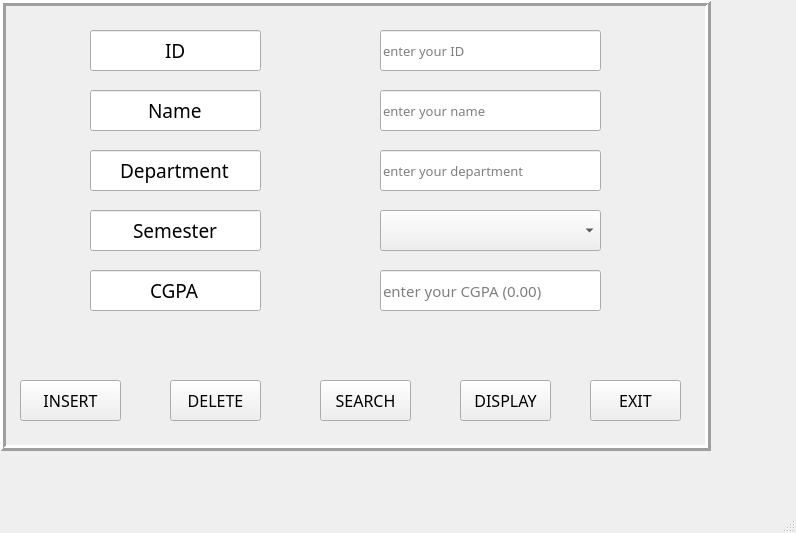
<?xml version="1.0" encoding="UTF-8"?>
<ui version="4.0">
 <class>Admin</class>
 <widget class="QMainWindow" name="Admin">
  <property name="geometry">
   <rect>
    <x>0</x>
    <y>0</y>
    <width>796</width>
    <height>533</height>
   </rect>
  </property>
  <property name="windowTitle">
   <string>Admin</string>
  </property>
  <widget class="QWidget" name="centralwidget">
   <widget class="QLineEdit" name="ID_input">
    <property name="geometry">
     <rect>
      <x>380</x>
      <y>30</y>
      <width>221</width>
      <height>41</height>
     </rect>
    </property>
    <property name="font">
     <font>
      <family>Sitka</family>
      <pointsize>10</pointsize>
     </font>
    </property>
    <property name="placeholderText">
     <string>enter your ID</string>
    </property>
   </widget>
   <widget class="QLineEdit" name="name_input">
    <property name="geometry">
     <rect>
      <x>380</x>
      <y>90</y>
      <width>221</width>
      <height>41</height>
     </rect>
    </property>
    <property name="font">
     <font>
      <family>Sitka</family>
      <pointsize>10</pointsize>
     </font>
    </property>
    <property name="placeholderText">
     <string>enter your name</string>
    </property>
   </widget>
   <widget class="QLineEdit" name="department_input">
    <property name="geometry">
     <rect>
      <x>380</x>
      <y>150</y>
      <width>221</width>
      <height>41</height>
     </rect>
    </property>
    <property name="font">
     <font>
      <family>Sitka</family>
      <pointsize>10</pointsize>
     </font>
    </property>
    <property name="placeholderText">
     <string>enter your department</string>
    </property>
   </widget>
   <widget class="QLineEdit" name="cgpa_input">
    <property name="geometry">
     <rect>
      <x>380</x>
      <y>270</y>
      <width>221</width>
      <height>41</height>
     </rect>
    </property>
    <property name="font">
     <font>
      <family>Sitka</family>
      <pointsize>11</pointsize>
     </font>
    </property>
    <property name="placeholderText">
     <string>enter your CGPA (0.00)</string>
    </property>
   </widget>
   <widget class="QComboBox" name="semester_selection">
    <property name="geometry">
     <rect>
      <x>380</x>
      <y>210</y>
      <width>221</width>
      <height>41</height>
     </rect>
    </property>
    <property name="font">
     <font>
      <family>Sitka</family>
      <pointsize>10</pointsize>
     </font>
    </property>
    <property name="placeholderText">
     <string>select semester</string>
    </property>
    <item>
     <property name="text">
      <string>1</string>
     </property>
    </item>
    <item>
     <property name="text">
      <string>2</string>
     </property>
    </item>
    <item>
     <property name="text">
      <string>3</string>
     </property>
    </item>
    <item>
     <property name="text">
      <string>4</string>
     </property>
    </item>
    <item>
     <property name="text">
      <string>5</string>
     </property>
    </item>
    <item>
     <property name="text">
      <string>6</string>
     </property>
    </item>
    <item>
     <property name="text">
      <string>7</string>
     </property>
    </item>
    <item>
     <property name="text">
      <string>8</string>
     </property>
    </item>
   </widget>
   <widget class="QPushButton" name="insert_button">
    <property name="geometry">
     <rect>
      <x>20</x>
      <y>380</y>
      <width>101</width>
      <height>41</height>
     </rect>
    </property>
    <property name="font">
     <font>
      <family>Sitka</family>
      <pointsize>12</pointsize>
     </font>
    </property>
    <property name="text">
     <string>INSERT</string>
    </property>
   </widget>
   <widget class="QPushButton" name="delete_button">
    <property name="geometry">
     <rect>
      <x>170</x>
      <y>380</y>
      <width>91</width>
      <height>41</height>
     </rect>
    </property>
    <property name="font">
     <font>
      <family>Sitka</family>
      <pointsize>12</pointsize>
     </font>
    </property>
    <property name="text">
     <string>DELETE</string>
    </property>
   </widget>
   <widget class="QPushButton" name="search_button">
    <property name="geometry">
     <rect>
      <x>320</x>
      <y>380</y>
      <width>91</width>
      <height>41</height>
     </rect>
    </property>
    <property name="font">
     <font>
      <family>Sitka</family>
      <pointsize>12</pointsize>
     </font>
    </property>
    <property name="text">
     <string>SEARCH</string>
    </property>
   </widget>
   <widget class="QPushButton" name="displayall_button">
    <property name="geometry">
     <rect>
      <x>460</x>
      <y>380</y>
      <width>91</width>
      <height>41</height>
     </rect>
    </property>
    <property name="font">
     <font>
      <family>Sitka</family>
      <pointsize>12</pointsize>
     </font>
    </property>
    <property name="text">
     <string>DISPLAY</string>
    </property>
   </widget>
   <widget class="QPushButton" name="admin_exit_button">
    <property name="geometry">
     <rect>
      <x>590</x>
      <y>380</y>
      <width>91</width>
      <height>41</height>
     </rect>
    </property>
    <property name="font">
     <font>
      <family>Sitka</family>
      <pointsize>12</pointsize>
     </font>
    </property>
    <property name="text">
     <string>EXIT</string>
    </property>
   </widget>
   <widget class="QFrame" name="frame">
    <property name="geometry">
     <rect>
      <x>0</x>
      <y>0</y>
      <width>711</width>
      <height>451</height>
     </rect>
    </property>
    <property name="styleSheet">
     <string notr="true">border-color: 4px solid rgb(85, 170, 127);</string>
    </property>
    <property name="frameShape">
     <enum>QFrame::Shape::Box</enum>
    </property>
    <property name="frameShadow">
     <enum>QFrame::Shadow::Raised</enum>
    </property>
    <property name="lineWidth">
     <number>3</number>
    </property>
    <widget class="QLineEdit" name="lineEdit">
     <property name="geometry">
      <rect>
       <x>90</x>
       <y>30</y>
       <width>171</width>
       <height>41</height>
      </rect>
     </property>
     <property name="font">
      <font>
       <family>Sitka</family>
       <pointsize>14</pointsize>
      </font>
     </property>
     <property name="text">
      <string>ID</string>
     </property>
     <property name="alignment">
      <set>Qt::AlignmentFlag::AlignCenter</set>
     </property>
    </widget>
    <widget class="QLineEdit" name="lineEdit_2">
     <property name="geometry">
      <rect>
       <x>90</x>
       <y>90</y>
       <width>171</width>
       <height>41</height>
      </rect>
     </property>
     <property name="font">
      <font>
       <family>Sitka</family>
       <pointsize>14</pointsize>
      </font>
     </property>
     <property name="text">
      <string>Name</string>
     </property>
     <property name="alignment">
      <set>Qt::AlignmentFlag::AlignCenter</set>
     </property>
    </widget>
    <widget class="QLineEdit" name="lineEdit_3">
     <property name="geometry">
      <rect>
       <x>90</x>
       <y>150</y>
       <width>171</width>
       <height>41</height>
      </rect>
     </property>
     <property name="font">
      <font>
       <family>Sitka</family>
       <pointsize>14</pointsize>
      </font>
     </property>
     <property name="text">
      <string>Department</string>
     </property>
     <property name="alignment">
      <set>Qt::AlignmentFlag::AlignCenter</set>
     </property>
    </widget>
    <widget class="QLineEdit" name="lineEdit_4">
     <property name="geometry">
      <rect>
       <x>90</x>
       <y>210</y>
       <width>171</width>
       <height>41</height>
      </rect>
     </property>
     <property name="font">
      <font>
       <family>Sitka</family>
       <pointsize>14</pointsize>
      </font>
     </property>
     <property name="text">
      <string>Semester</string>
     </property>
     <property name="alignment">
      <set>Qt::AlignmentFlag::AlignCenter</set>
     </property>
    </widget>
    <widget class="QLineEdit" name="lineEdit_5">
     <property name="geometry">
      <rect>
       <x>90</x>
       <y>270</y>
       <width>171</width>
       <height>41</height>
      </rect>
     </property>
     <property name="font">
      <font>
       <family>Sitka</family>
       <pointsize>14</pointsize>
      </font>
     </property>
     <property name="text">
      <string>CGPA</string>
     </property>
     <property name="alignment">
      <set>Qt::AlignmentFlag::AlignCenter</set>
     </property>
    </widget>
   </widget>
   <zorder>frame</zorder>
   <zorder>ID_input</zorder>
   <zorder>name_input</zorder>
   <zorder>department_input</zorder>
   <zorder>cgpa_input</zorder>
   <zorder>semester_selection</zorder>
   <zorder>insert_button</zorder>
   <zorder>delete_button</zorder>
   <zorder>search_button</zorder>
   <zorder>displayall_button</zorder>
   <zorder>admin_exit_button</zorder>
  </widget>
  <widget class="QMenuBar" name="menubar">
   <property name="geometry">
    <rect>
     <x>0</x>
     <y>0</y>
     <width>796</width>
     <height>33</height>
    </rect>
   </property>
  </widget>
  <widget class="QStatusBar" name="statusbar"/>
 </widget>
 <resources/>
 <connections>
  <connection>
   <sender>ID_input</sender>
   <signal>editingFinished()</signal>
   <receiver>ID_input</receiver>
   <slot>copy()</slot>
   <hints>
    <hint type="sourcelabel">
     <x>599</x>
     <y>89</y>
    </hint>
    <hint type="destinationlabel">
     <x>563</x>
     <y>102</y>
    </hint>
   </hints>
  </connection>
  <connection>
   <sender>name_input</sender>
   <signal>editingFinished()</signal>
   <receiver>name_input</receiver>
   <slot>copy()</slot>
   <hints>
    <hint type="sourcelabel">
     <x>597</x>
     <y>146</y>
    </hint>
    <hint type="destinationlabel">
     <x>597</x>
     <y>155</y>
    </hint>
   </hints>
  </connection>
  <connection>
   <sender>department_input</sender>
   <signal>editingFinished()</signal>
   <receiver>department_input</receiver>
   <slot>copy()</slot>
   <hints>
    <hint type="sourcelabel">
     <x>599</x>
     <y>200</y>
    </hint>
    <hint type="destinationlabel">
     <x>595</x>
     <y>212</y>
    </hint>
   </hints>
  </connection>
  <connection>
   <sender>semester_selection</sender>
   <signal>activated(int)</signal>
   <receiver>semester_selection</receiver>
   <slot>setCurrentIndex(int)</slot>
   <hints>
    <hint type="sourcelabel">
     <x>599</x>
     <y>261</y>
    </hint>
    <hint type="destinationlabel">
     <x>598</x>
     <y>273</y>
    </hint>
   </hints>
  </connection>
  <connection>
   <sender>cgpa_input</sender>
   <signal>editingFinished()</signal>
   <receiver>cgpa_input</receiver>
   <slot>copy()</slot>
   <hints>
    <hint type="sourcelabel">
     <x>600</x>
     <y>322</y>
    </hint>
    <hint type="destinationlabel">
     <x>598</x>
     <y>330</y>
    </hint>
   </hints>
  </connection>
  <connection>
   <sender>insert_button</sender>
   <signal>clicked()</signal>
   <receiver>insert_button</receiver>
   <slot>show()</slot>
   <hints>
    <hint type="sourcelabel">
     <x>68</x>
     <y>417</y>
    </hint>
    <hint type="destinationlabel">
     <x>73</x>
     <y>414</y>
    </hint>
   </hints>
  </connection>
  <connection>
   <sender>delete_button</sender>
   <signal>clicked()</signal>
   <receiver>delete_button</receiver>
   <slot>show()</slot>
   <hints>
    <hint type="sourcelabel">
     <x>219</x>
     <y>414</y>
    </hint>
    <hint type="destinationlabel">
     <x>229</x>
     <y>424</y>
    </hint>
   </hints>
  </connection>
  <connection>
   <sender>search_button</sender>
   <signal>clicked()</signal>
   <receiver>search_button</receiver>
   <slot>show()</slot>
   <hints>
    <hint type="sourcelabel">
     <x>364</x>
     <y>414</y>
    </hint>
    <hint type="destinationlabel">
     <x>375</x>
     <y>414</y>
    </hint>
   </hints>
  </connection>
  <connection>
   <sender>displayall_button</sender>
   <signal>clicked()</signal>
   <receiver>displayall_button</receiver>
   <slot>show()</slot>
   <hints>
    <hint type="sourcelabel">
     <x>493</x>
     <y>415</y>
    </hint>
    <hint type="destinationlabel">
     <x>500</x>
     <y>414</y>
    </hint>
   </hints>
  </connection>
  <connection>
   <sender>admin_exit_button</sender>
   <signal>clicked()</signal>
   <receiver>admin_exit_button</receiver>
   <slot>show()</slot>
   <hints>
    <hint type="sourcelabel">
     <x>640</x>
     <y>418</y>
    </hint>
    <hint type="destinationlabel">
     <x>622</x>
     <y>451</y>
    </hint>
   </hints>
  </connection>
 </connections>
</ui>
